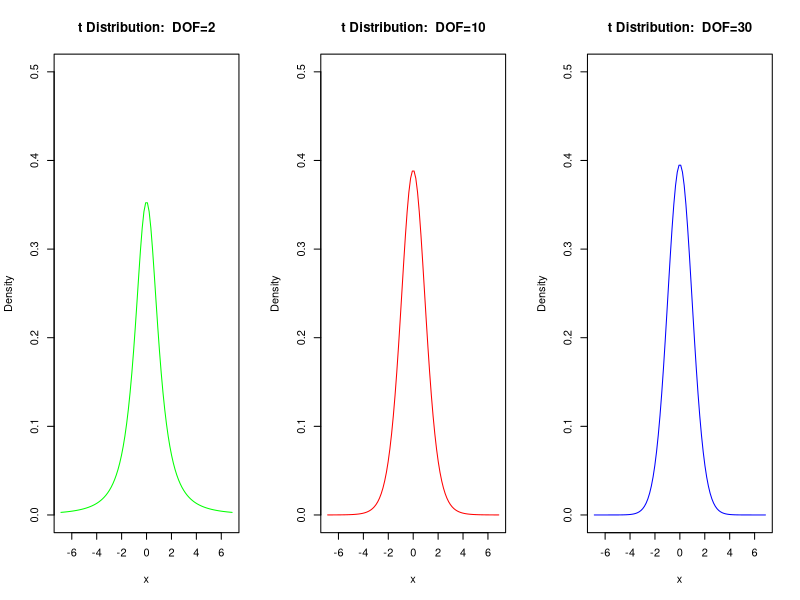

Recreate this plot in R. (Note: this script raises an error after producing the figure.)
## ---- chunk 1
par(mfrow=c(1,3))
x.numbers <- seq(from=-6.869, to=6.869, length.out=100)
plot(x=x.numbers, y=dt(x.numbers, df=2), xlab="x", ylab="Density",
     main=paste("t Distribution:  DOF=2"),
     type="l",col="green",ylim=c(0,0.5))
plot(x=x.numbers, y=dt(x.numbers,df=10), xlab="x", ylab="Density",
     main=paste("t Distribution:  DOF=10"),
     type="l",col="red",ylim=c(0,0.5))
plot(x=x.numbers, y=dt(x.numbers,df=30), xlab="x", ylab="Density",
     main=paste("t Distribution:  DOF=30"),
     type="l",col="blue",ylim=c(0,0.5))
## ---- chunk 2
knitr::include_graphics("19.png")
## ---- chunk 3
z.score = qnorm((1-.01/2))
z.score
